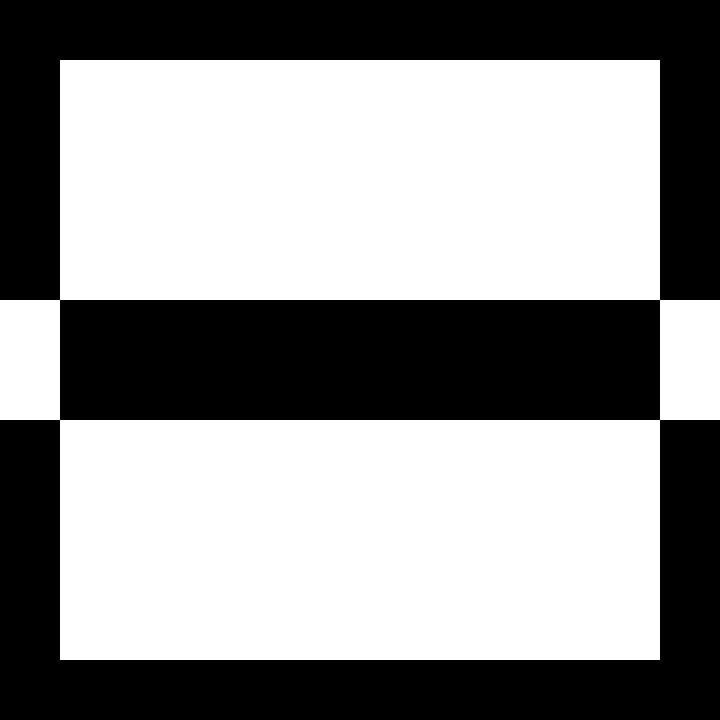

A level layout from a 2D game, rendered from its tile map. Below: a short description, then the map file with its tile-grid data intact:
An orthogonal 12x12 tile map with 60x60 px tiles, 1 tile layer (Layer2) and 5 objects (gate3, gate2, gate1, prop2, prop1).

<map version="1.5" tiledversion="1.7.2" orientation="orthogonal" renderorder="right-down" width="12" height="12" tilewidth="60" tileheight="60" infinite="0" nextlayerid="4" nextobjectid="9">
 <tileset firstgid="1" source="graph.tsx" />
 <layer id="1" name="Layer2" width="12" height="12">
  <data encoding="csv">
3,3,3,3,3,3,3,3,3,3,3,3,
3,1,1,1,1,1,1,1,1,1,1,3,
3,1,1,1,1,1,1,1,1,1,1,3,
3,1,1,1,1,1,1,1,1,1,1,3,
3,1,1,1,1,1,1,1,1,1,1,3,
1,3,3,3,3,3,3,3,3,3,3,1,
1,3,3,3,3,3,3,3,3,3,3,1,
3,1,1,1,1,1,1,1,1,1,1,3,
3,1,1,1,1,1,1,1,1,1,1,3,
3,1,1,1,1,1,1,1,1,1,1,3,
3,1,1,1,1,1,1,1,1,1,1,3,
3,3,3,3,3,3,3,3,3,3,3,3
</data>
 </layer>
 <objectgroup id="2" name="Transfer">
  <object id="8" name="gate3" gid="19" x="600" y="480" width="60" height="60">
   <properties>
    <property name="target_gate" value="gate1" />
    <property name="target_level" value="level19" />
   </properties>
  </object>
  <object id="7" name="gate2" gid="19" x="60" y="480" width="60" height="60">
   <properties>
    <property name="target_gate" value="gate4" />
    <property name="target_level" value="level11" />
   </properties>
  </object>
  <object id="1" name="gate1" gid="6" x="420" y="300" width="60" height="60">
   <properties>
    <property name="target_gate" value="gate3" />
    <property name="target_level" value="level12" />
   </properties>
  </object>
 </objectgroup>
 <objectgroup id="3" name="Trigger">
  <object id="4" name="prop2" gid="1073741838" x="360" y="480" width="60" height="60" />
  <object id="5" name="prop1" gid="1073741838" x="600" y="300" width="60" height="60" />
 </objectgroup>
</map>
